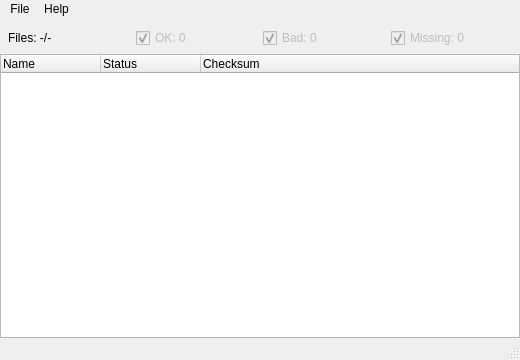
<?xml version="1.0" encoding="UTF-8"?>
<ui version="4.0">
 <class>VerifierWindow</class>
 <widget class="QMainWindow" name="VerifierWindow">
  <property name="geometry">
   <rect>
    <x>0</x>
    <y>0</y>
    <width>520</width>
    <height>360</height>
   </rect>
  </property>
  <property name="minimumSize">
   <size>
    <width>400</width>
    <height>300</height>
   </size>
  </property>
  <property name="windowTitle">
   <string>RapidSum Checksum Verifier</string>
  </property>
  <widget class="QWidget" name="centralwidget">
   <layout class="QVBoxLayout" name="verticalLayout">
    <property name="leftMargin">
     <number>0</number>
    </property>
    <property name="rightMargin">
     <number>0</number>
    </property>
    <property name="bottomMargin">
     <number>0</number>
    </property>
    <item>
     <layout class="QHBoxLayout" name="horizontalLayout">
      <property name="leftMargin">
       <number>8</number>
      </property>
      <property name="rightMargin">
       <number>8</number>
      </property>
      <item>
       <widget class="QLabel" name="labelFiles">
        <property name="text">
         <string>Files: -/-</string>
        </property>
       </widget>
      </item>
      <item>
       <widget class="QCheckBox" name="checkBoxOK">
        <property name="enabled">
         <bool>false</bool>
        </property>
        <property name="text">
         <string>OK: 0</string>
        </property>
        <property name="checked">
         <bool>true</bool>
        </property>
       </widget>
      </item>
      <item>
       <widget class="QCheckBox" name="checkBoxBad">
        <property name="enabled">
         <bool>false</bool>
        </property>
        <property name="text">
         <string>Bad: 0</string>
        </property>
        <property name="checked">
         <bool>true</bool>
        </property>
       </widget>
      </item>
      <item>
       <widget class="QCheckBox" name="checkBoxMissing">
        <property name="enabled">
         <bool>false</bool>
        </property>
        <property name="text">
         <string>Missing: 0</string>
        </property>
        <property name="checked">
         <bool>true</bool>
        </property>
       </widget>
      </item>
     </layout>
    </item>
    <item>
     <widget class="QTreeWidget" name="treeWidget">
      <property name="selectionMode">
       <enum>QAbstractItemView::ExtendedSelection</enum>
      </property>
      <property name="rootIsDecorated">
       <bool>false</bool>
      </property>
      <column>
       <property name="text">
        <string>Name</string>
       </property>
      </column>
      <column>
       <property name="text">
        <string>Status</string>
       </property>
      </column>
      <column>
       <property name="text">
        <string>Checksum</string>
       </property>
      </column>
     </widget>
    </item>
   </layout>
  </widget>
  <widget class="QMenuBar" name="menubar">
   <property name="geometry">
    <rect>
     <x>0</x>
     <y>0</y>
     <width>520</width>
     <height>20</height>
    </rect>
   </property>
   <property name="styleSheet">
    <string notr="true">QMenuBar {
    background-color: transparent;
}</string>
   </property>
   <widget class="QMenu" name="menuFile">
    <property name="title">
     <string>File</string>
    </property>
    <addaction name="separator"/>
    <addaction name="actionOperation"/>
    <addaction name="separator"/>
    <addaction name="actionExit"/>
   </widget>
   <widget class="QMenu" name="menuAbout">
    <property name="title">
     <string>Help</string>
    </property>
    <addaction name="actionAbout"/>
   </widget>
   <addaction name="menuFile"/>
   <addaction name="menuAbout"/>
  </widget>
  <widget class="QStatusBar" name="statusbar"/>
  <action name="actionAbout">
   <property name="text">
    <string>About...</string>
   </property>
  </action>
  <action name="actionExit">
   <property name="text">
    <string>Exit</string>
   </property>
  </action>
  <action name="actionOperation">
   <property name="text">
    <string>File Operation...</string>
   </property>
  </action>
 </widget>
 <resources/>
 <connections/>
</ui>
